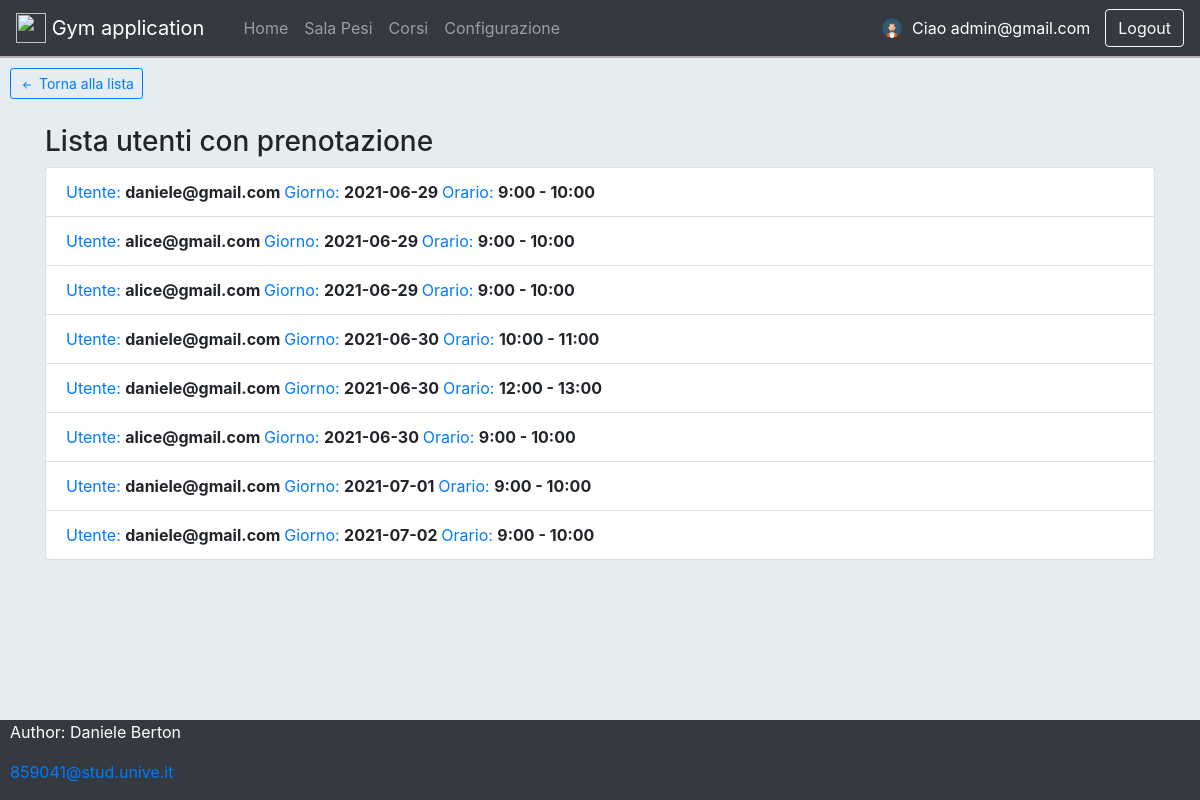
/booking_list (signed in), run on the app's committed database.
### models.py (models this page shows, shortened)
class User(db.Model, UserMixin):
    __tablename__ = 'user'
    __table_args__ = (
        db.UniqueConstraint('email', 'role', name='uniq_exec_email_role'),
        db.Index('user_email_index', 'email'),
        db.CheckConstraint('role IN ("owner", "user", "instructor")', name='user_role_list'),
    )
    id = db.Column('id', db.Integer, primary_key = True)
    email = db.Column(db.String(100))
    password = db.Column(db.String(50))
    role = db.Column(db.String(50), nullable=False)
    def __repr__(self):
        return "<User(id='%s', email='%s', password='%s', role='%s')>" % (self.id, self.email, '*****', self.role)

class Booking(db.Model):
    __tablename__ = 'booking'
    __table_args__ = (
        db.Index('booking_user_index', 'user'),
    )
    id = db.Column('id', db.Integer, primary_key = True, autoincrement=True)
    user = db.Column(Integer, ForeignKey('user.id'))
    slot = db.Column(Integer, ForeignKey('slot.id'))

class Slot(db.Model):
    __tablename__ = 'slot'
    __table_args__ = (
        db.Index('slot_date_index', 'date'),
    )
    id = db.Column('id', db.Integer, primary_key = True)
    day = db.Column(db.Integer)
    date = db.Column(db.Date)
    hour_from = db.Column(db.String(100))
    hour_to = db.Column(db.String(100))
    places = db.Column(db.Integer)
    weight_room = db.Column(Integer, ForeignKey('weight_room.id'))

### weight_room.py (the view)
@wr_bp.route('/booking_list', methods=['GET', 'POST'])
@login_required # richiede autenticazione
def booking_list():
    booking_list = session.query(Booking, User.email, Slot.date, Slot.hour_from, Slot.hour_to, Slot.id).filter(Booking.user==User.id, Booking.slot==Slot.id).order_by(Slot.date)
    log(booking_list)
    return make_response(render_template("total_booking_list.html", user=current_user, booking_list=booking_list))

### app.py (called while the page is built)
@login_manager.user_loader # definisce la callback
def load_user(user_id):
    log('[load_user] user_id: ', user_id)
    user = User.query.filter_by(id=user_id).first()
    log('[load_user] Logged user: ',user)
    return user

### utils/log.py (called while the page is built)
def log(method, message=''):
    print(method, message)

### templates/total_booking_list.html
{% extends "base.html" %}
 {% block pagebody %}
 <div class="p-10">
     <form action="{{ url_for('wr_bp.weight_rooms') }}">
         <button type="submit" class="btn btn-outline-primary btn-sm">
            <svg xmlns="http://www.w3.org/2000/svg" width="16" height="16" fill="currentColor" class="bi bi-arrow-left-short" viewBox="0 0 16 16">
                <path fill-rule="evenodd" d="M12 8a.5.5 0 0 1-.5.5H5.707l2.147 2.146a.5.5 0 0 1-.708.708l-3-3a.5.5 0 0 1 0-.708l3-3a.5.5 0 1 1 .708.708L5.707 7.5H11.5a.5.5 0 0 1 .5.5z"/>
              </svg>
              Torna alla lista
        </button>
     </form>
 </div>
<div class="container">
    <div>
        <h3>Lista utenti con prenotazione</h3>
        {% if booking_list %}
            <ul class="list-group">
                    {% for book in booking_list %}
                        <li class="list-group-item">
                            <span class="text-primary">Utente: </span><b>{{book.email}} </b>
                            <span class="text-primary">Giorno: </span><b>{{book.date}} </b>
                            <span class="text-primary">Orario: </span><b>{{book.hour_from}} - {{book.hour_to}}</b></li>
                    {% endfor %}
            </ul>
        {% else %}
            <p>Non ci sono prenotazioni per questo slot</p>
        {% endif %}
    </div>
</div>
{% endblock %}

### templates/base.html (shortened to what this page needs)
<html>
    <head>
      <link rel= "stylesheet" type= "text/css" href= "{{ url_for('static',filename='styles/main.css') }}">
      {% block styles %}
            {{ bootstrap.load_css() }}
        {% endblock %}
    </head>
    <header>
      {% if route != 'login' and route != '/unauthorized' and user %}
        <nav class="header navbar navbar-expand-lg navbar-dark bg-dark">
          <a class="navbar-brand" href="{{ url_for('private') }}">
            <img src="https://www.goldsgym.com/assets/dist/img/logo/notext/fullcolor.svg" width="30" height="30" class="d-inline-block align-top" alt="">
            Gym application
          </a>
          <div class="container-fluid">
            <div class="collapse navbar-collapse" id="navbarExample01">
              <ul class="navbar-nav me-auto mb-2 mb-lg-0">
                {% if user and user.role == "owner"  %}
                  <li class="{{ 'active' if route == '/admin_dashboard' or route == '/private' else '' }} nav-item">
                      <a class="nav-link" aria-current="page" href="{{ url_for('admin_dashboard') }}">Home</a>
                  </li>
                  {% else %}
                  <li class="{{ 'active' if route == '/private' or route == '/admin_dashboard' else '' }} nav-item">
                      <a class="nav-link" aria-current="page" href="{{ url_for('private') }}">Home</a>
                    </li>
                {% endif %}
                <li class="{{ 'active' if route == '/weight_rooms'  or route == '/previous' or route == '/next' else '' }} nav-item">
                  <a class="nav-link" href="{{ url_for('wr_bp.weight_rooms') }}">Sala Pesi</a>
                </li>
                <li class="{{ 'active' if route == '/courses' else '' }}  nav-item">
                  <a class="nav-link" href="{{ url_for('courses') }}">Corsi</a>
                </li>
                {% if user and user.role == "owner"  %}
                  <li class="{{ 'active' if route == '/setting' else '' }}  nav-item">
                    <a class="nav-link" href="{{ url_for('setting') }}">Configurazione</a>
                  </li>
                {% endif %}
              </ul>
            </div>
            <img src="static/img/avatar_man.png" alt="Avatar" class="avatar">
            {% if user %}
              <span class="user">Ciao {{user.email}}</span>
              {% endif %}
          </div>
          <form action="/logout" method="POST" class="form-inline my-2 my-lg-0">
            <button class="btn btn-outline-light" type="submit">Logout</button>
          </form>
        </nav>
        {% endif %}
    </header>
    <body>
      {% block pagebody %}
        {% endblock %}
    </body>
    <footer class="footer navbar-dark bg-dark">
        <p>Author: Daniele Berton</p>
        <p><a href="mailto:859041@stud.unive.it">859041@stud.unive.it</a></p>
    </footer>
</html>

### static/styles/main.css (style rules this page uses)
.header { border-bottom: 2px solid rgb(177, 175, 175) !important; }
.user { color: white; padding-left: 10px; }
.container { padding-bottom: 100px; }
.p-10 { padding: 10px; }
body, html { margin: 0; padding: 0; height: 100%; background: #e6edf0 !important; }
.avatar { vertical-align: middle; width: 20px; height: 20px; border-radius: 50%; }

### templates/base.html (style rules this page uses)
.footer { position: fixed; left: 0; bottom: 0; width: 100%; background-color: rgb(45, 45, 45); color: white; }
.footer p { padding-left: 10px; }

### data on the page
User: email "admin@gmail.com"
Booking: email "daniele@gmail.com", date "2021-06-29", hour_from "9:00", hour_to "10:00"
Booking: email "alice@gmail.com", date "2021-06-29", hour_from "9:00", hour_to "10:00"
Booking: email "alice@gmail.com", date "2021-06-29", hour_from "9:00", hour_to "10:00"
Booking: email "daniele@gmail.com", date "2021-06-30", hour_from "10:00", hour_to "11:00"
Booking: email "daniele@gmail.com", date "2021-06-30", hour_from "12:00", hour_to "13:00"
Booking: email "alice@gmail.com", date "2021-06-30", hour_from "9:00", hour_to "10:00"
Booking: email "daniele@gmail.com", date "2021-07-01", hour_from "9:00", hour_to "10:00"
Booking: email "daniele@gmail.com", date "2021-07-02", hour_from "9:00", hour_to "10:00"
